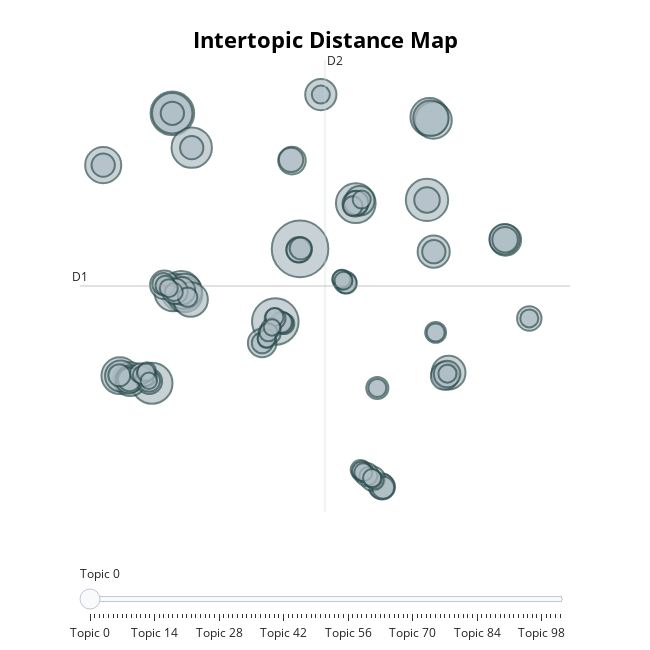

The cell this chart's notebook holds for it:
### Markdown cell above
Topic -1 contains outlier documents which contain mainly terms with high pravelance across the whole corpus, implying they have a low specificity toward any other topic

### Code cell
topic_model.visualize_topics()
